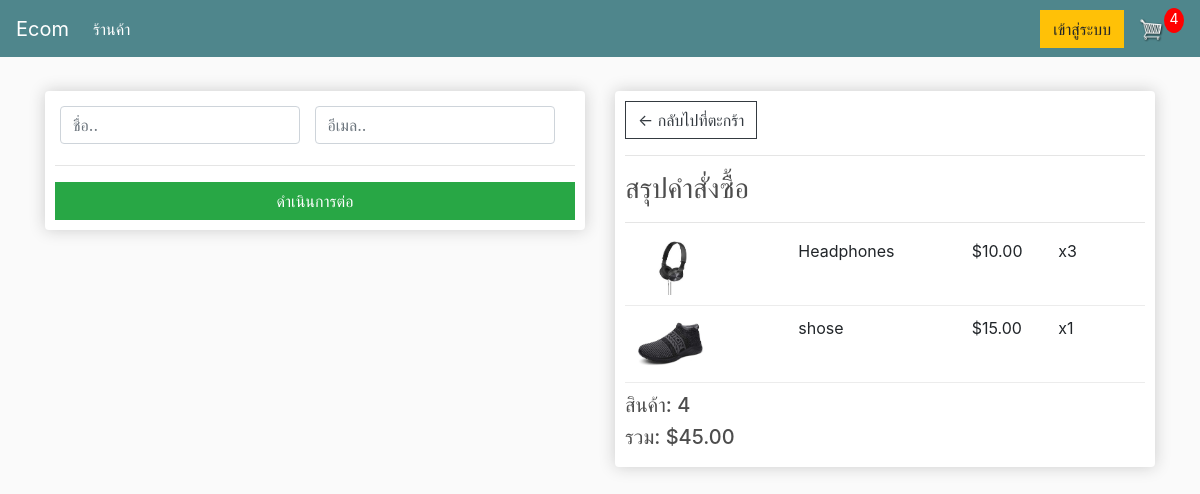
/checkout/ (signed in), run on an earlier commit of the app's database.
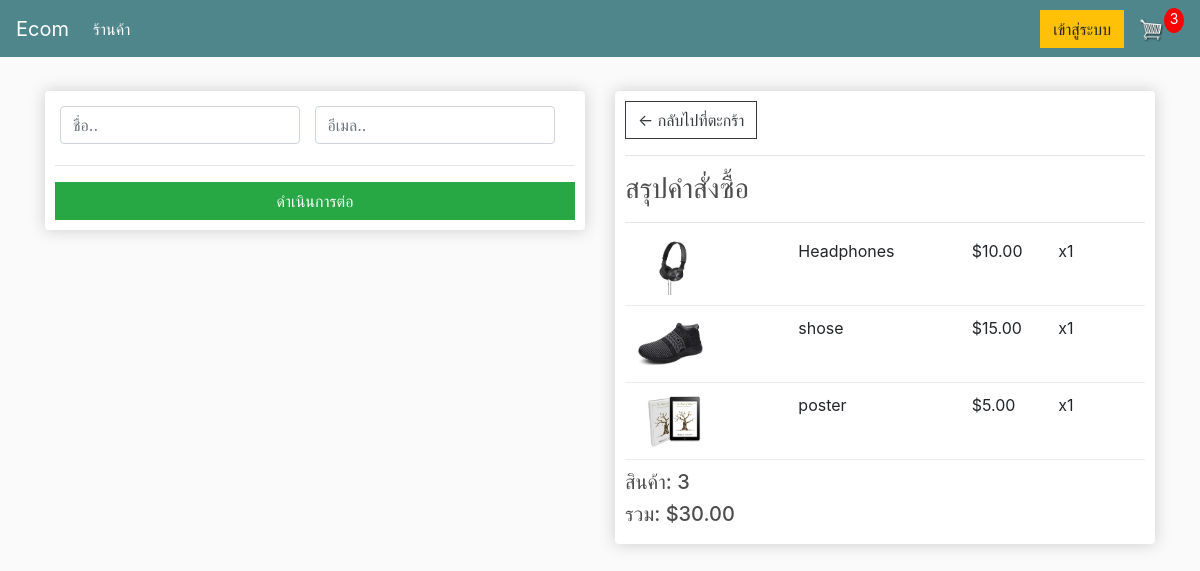
And on a later commit of the database.
### store/models.py (models this page shows, shortened)
class OrderItem(models.Model):
    product = models.ForeignKey(Product, on_delete=models.SET_NULL, null=True)
    order = models.ForeignKey(Order, on_delete=models.SET_NULL, null=True)
    quantity = models.IntegerField(default=0, null=True, blank=True)
    date_added = models.DateTimeField(auto_now_add=True)
    motor_rounds = models.IntegerField(default=1)  # เพิ่มฟิลด์จำนวนรอบที่มอเตอร์ต้องหมุน
    @property
    def get_total(self):
        total = self.product.price * self.quantity
        return total

class Product(models.Model):
    name = models.CharField(max_length=200)
    price = models.FloatField(null=False)  # ราคาของสินค้า
    image = models.ImageField(null=True, blank=True)  # รูปภาพของสินค้า
    digital = models.BooleanField(default=False, null=True, blank=True)  # สินค้าแบบดิจิทัลหรือไม่
    motor = models.ForeignKey(Motor, on_delete=models.SET_NULL, null=True, blank=True)  # การเชื่อมโยงกับมอเตอร์
    motor_rounds = models.IntegerField(default=1)  # จำนวนรอบที่มอเตอร์ต้องหมุน
    @property
    def imageURL(self):
        try:
            url = self.image.url
        except:
            url = ''
        return url

class Order(models.Model):
    customer = models.ForeignKey(Customer, on_delete=models.SET_NULL, null=True, blank=True)
    date_ordered = models.DateTimeField(auto_now_add=True)
    complete = models.BooleanField(default=False)
    transaction_id = models.CharField(max_length=100, null=True)
    charge_id = models.CharField(max_length=100, null=True, blank=True)  # เพิ่มฟิลด์ charge_id
    payment_status = models.CharField(max_length=50, choices=[('pending', 'Pending'), ('successful', 'Successful')], default='pending')
    @property
    def get_cart_total(self):
        orderitems = self.orderitem_set.all()
        total = sum([item.get_total for item in orderitems])
        return total
    @property
    def get_cart_items(self):
        orderitems = self.orderitem_set.all()
        total = sum([item.quantity for item in orderitems])
        return total

### store/views.py (the view)
# urls.py: path('checkout/', views.checkout, name="checkout"),
def checkout(request):
    data = cartData(request)
    cartItems = data['cartItems']
    order = data['order']
    items = data['items']
    logger.info(f"Checkout page rendered with {len(items)} items in the cart")
    return render(request, 'store/checkout.html', {
        'items': items,
        'order': order,
        'cartItems': cartItems,
        'OPN_PUBLIC_KEY': settings.OPN_PUBLIC_KEY
    })

### store/utils.py (called while the page is built)
def cartData(request):
	if request.user.is_authenticated:
		customer = request.user.customer
		order, created = Order.objects.get_or_create(customer=customer, complete=False)
		items = order.orderitem_set.all()
		cartItems = order.get_cart_items
	else:
		cookieData = cookieCart(request)
		cartItems = cookieData['cartItems']
		order = cookieData['order']
		items = cookieData['items']
	return {'cartItems': cartItems, 'order': order, 'items': items}

### store/templates/store/checkout.html (shortened to what this page needs)
{% extends 'store/main.html' %}
{% load static %}
{% block content %}
<div class="row">
    <div class="col-lg-6">
        <div class="box-element" id="form-wrapper">
            <form id="form">
                <div id="user-info">
                    <div class="form-field">
                        <input required class="form-control" type="text" name="name" placeholder="ชื่อ..">
                    </div>
                    <div class="form-field">
                        <input required class="form-control" type="email" name="email" placeholder="อีเมล..">
                    </div>
                </div>
                <hr>
                <input id="form-button" class="btn btn-success btn-block" type="submit" value="ดำเนินการต่อ">
            </form>
        </div>
    </div>
    <div class="col-lg-6">
        <div class="box-element">
            <a class="btn btn-outline-dark" href="{% url 'cart' %}">&#x2190; กลับไปที่ตะกร้า</a>
            <hr>
            <h3>สรุปคำสั่งซื้อ</h3>
            <hr>
            {% for item in items %}
            <div class="cart-row">
                <div style="flex:2"><img class="row-image" src="{{item.product.imageURL}}"></div>
                <div style="flex:2"><p>{{item.product.name}}</p></div>
                <div style="flex:1"><p>${{item.product.price|floatformat:2}}</p></div>
                <div style="flex:1"><p>x{{item.quantity}}</p></div>
            </div>
            {% endfor %}
            <h5>สินค้า:   {{order.get_cart_items}}</h5>
            <h5>รวม:   ${{order.get_cart_total|floatformat:2}}</h5>
        </div>
    </div>
</div>
{% endblock content %}

What changed in the data, as far as the page shows it:
changed OrderItem "Headphones": quantity "3" → "1"
added OrderItem: product.imageURL (picture), product.name "poster", product.price "5.00", quantity "1"
changed Order: get_cart_items "4" → "3"; get_cart_total "45.00" → "30.00"
Also different on the page:
{{ cartItems }}: "4" → "3"
